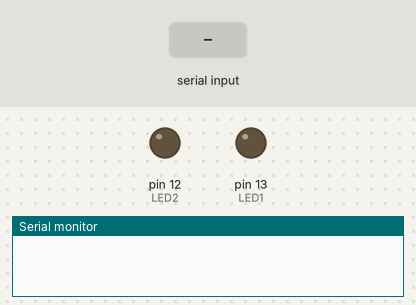
Recording of a sketch running on a simulated Arduino Uno, built with avr-gcc and run on an emulated ATmega328P. Parts: output pins drawn as LEDs (lit = HIGH), the last lines printed to the serial monitor. The inputs (shaded band) are chosen by the test bench.

Above: at 1.2 s.
1.3 s: "1" received over Serial
At 2.2 s:
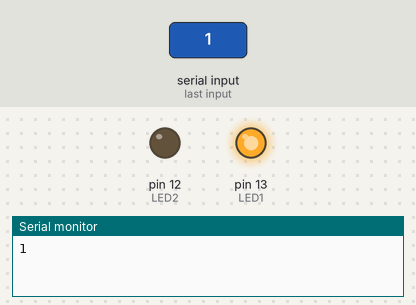
2.8 s: "0" received over Serial
At 3.3 s:
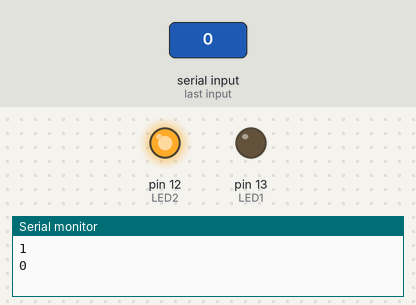
Timing chart, 0 to 5.8 s (numbered marks = the images above; inputs shaded):
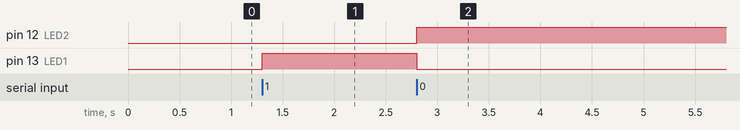

Measured:
- after the input at 1.3 s, pin 13 (LED1): LOW → HIGH at once
- after the input at 2.8 s, pin 12 (LED2): LOW → HIGH at once; pin 13 (LED1): HIGH → LOW at once

The sketch:

bluetooth_rxd.ino
```cpp
#define LED1 13
#define LED2 12

void setup() {
  pinMode(LED1, OUTPUT);
  pinMode(LED2, OUTPUT);
  Serial.begin(9600);
}

void loop()
{
  while(Serial.available())
  {
    char data = Serial.read();
    Serial.println(data);
    if (data == '1')
    {
      digitalWrite(LED2, LOW);
      digitalWrite(LED1, HIGH);
    }
    if (data == '0')
    {
      digitalWrite(LED2, HIGH);
      digitalWrite(LED1, LOW);
    }
  }
}
```
